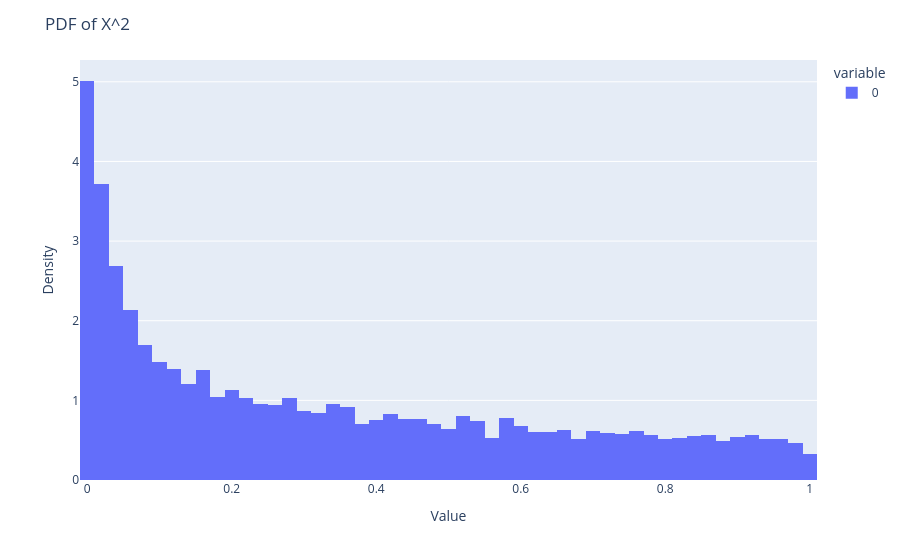
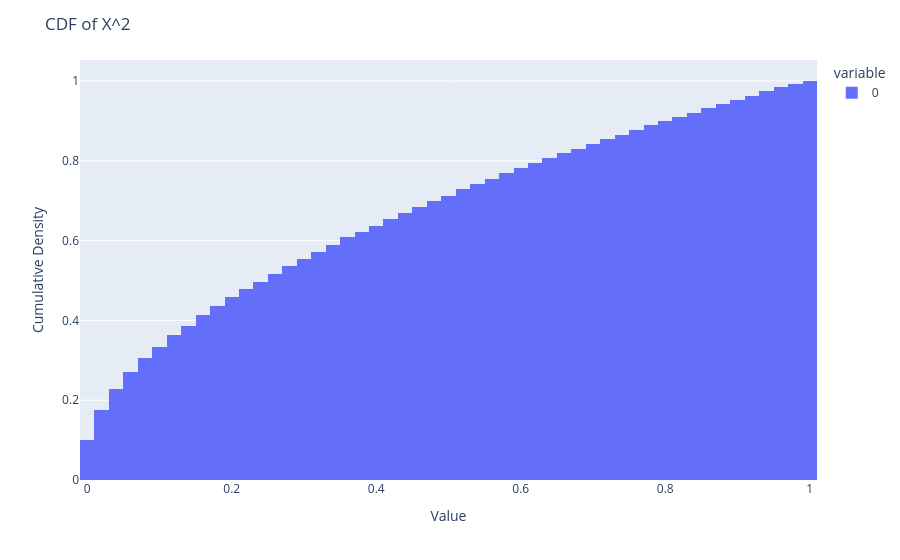

Notebook cell for these charts, in order:
### Code cell
# The plots for X^2 
sample_squared = sample ** 2
# Plot the PDF of X^2
fig = px.histogram(sample_squared, nbins=n_bins, histnorm='probability density')
fig.update_layout(title='PDF of X^2', xaxis_title='Value', yaxis_title='Density')
fig.show()

# Plot the CDF of X^2
fig = px.histogram(sample_squared, nbins=n_bins, cumulative=True, histnorm='probability density')
fig.update_layout(title='CDF of X^2', xaxis_title='Value', yaxis_title='Cumulative Density')
fig.show()

### Figure 1 — Plotly figure (JSON) as saved in the notebook; plotly's stock layout.template omitted (floating-point values rounded to 4 significant figures; data arrays with more than 128 entries replaced by an {"elided": "..."} marker saying what was removed)
{"data": [{"bingroup": "x", "histnorm": "probability density", "hovertemplate": "variable=0<br>value=%{x}<br>probability density=%{y}<extra></extra>", "legendgroup": "0", "marker": {"color": "#636efa", "pattern": {"shape": ""}}, "name": "0", "nbinsx": 50, "orientation": "v", "showlegend": true, "type": "histogram", "x": {"elided": "10000 float values"}, "xaxis": "x", "yaxis": "y"}], "layout": {"barmode": "relative", "legend": {"title": {"text": "variable"}, "tracegroupgap": 0}, "margin": {"t": 60}, "title": {"text": "PDF of X^2"}, "xaxis": {"anchor": "y", "domain": [0, 1], "title": {"text": "Value"}}, "yaxis": {"anchor": "x", "domain": [0, 1], "title": {"text": "Density"}}}}

### Figure 2 — Plotly figure (JSON) as saved in the notebook; plotly's stock layout.template omitted (floating-point values rounded to 4 significant figures; data arrays with more than 128 entries replaced by an {"elided": "..."} marker saying what was removed)
{"data": [{"bingroup": "x", "cumulative": {"enabled": true}, "histnorm": "probability density", "hovertemplate": "variable=0<br>value=%{x}<br>probability density=%{y}<extra></extra>", "legendgroup": "0", "marker": {"color": "#636efa", "pattern": {"shape": ""}}, "name": "0", "nbinsx": 50, "orientation": "v", "showlegend": true, "type": "histogram", "x": {"elided": "10000 float values"}, "xaxis": "x", "yaxis": "y"}], "layout": {"barmode": "relative", "legend": {"title": {"text": "variable"}, "tracegroupgap": 0}, "margin": {"t": 60}, "title": {"text": "CDF of X^2"}, "xaxis": {"anchor": "y", "domain": [0, 1], "title": {"text": "Value"}}, "yaxis": {"anchor": "x", "domain": [0, 1], "title": {"text": "Cumulative Density"}}}}
